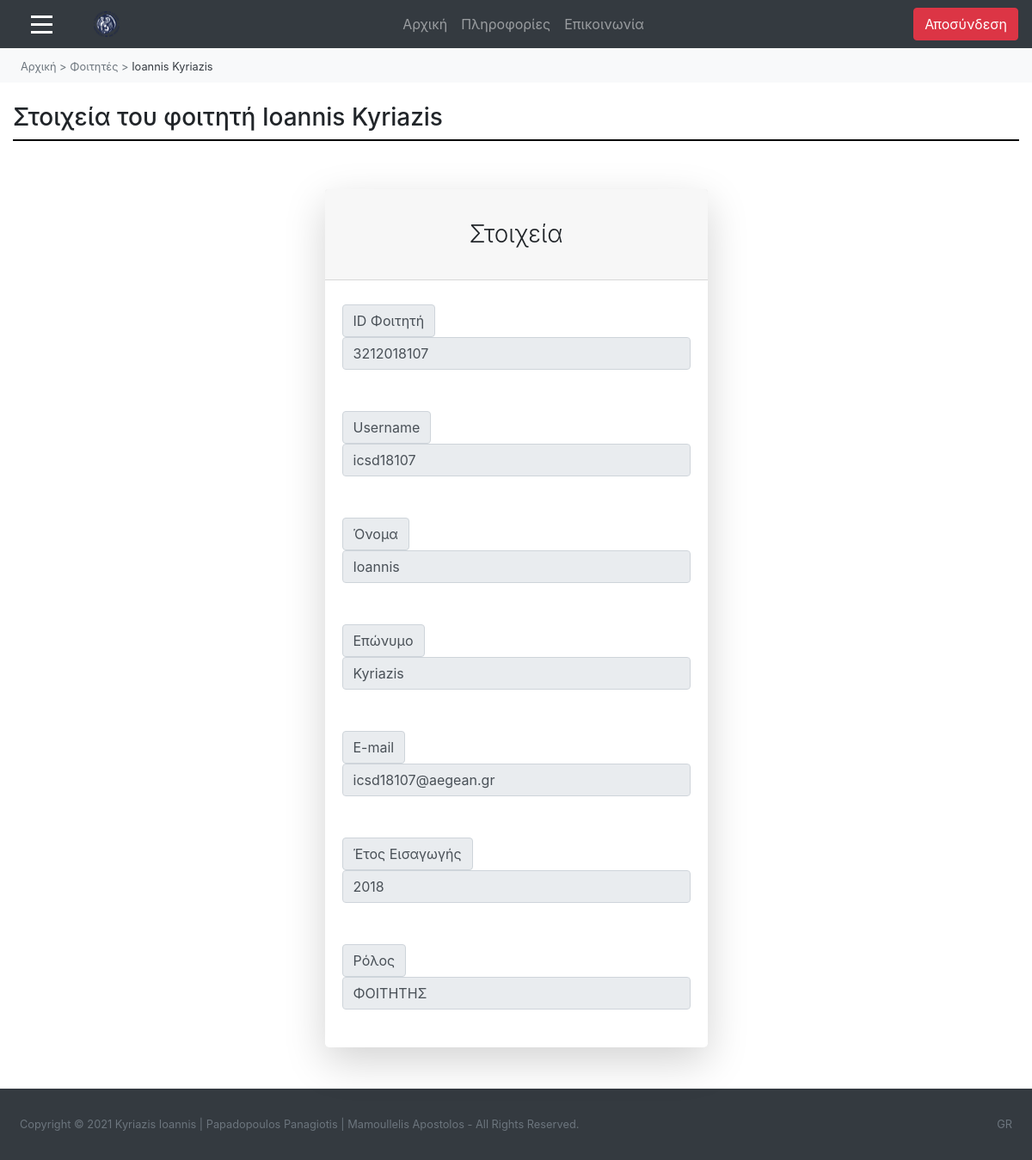
Screenshot of /ergasia-theorias/diaxeiristis-foitites-diavasma.php?AM_foititi=3212018107 (signed in) with the database file from the repository.
### tables this page shows
CREATE TABLE `omadaxrhsth_me_foititi` (
  `AM_foititi` varchar(10) NOT NULL,
  `username` varchar(50) NOT NULL
);

CREATE TABLE `foititis` (
  `AM_foititi` varchar(10) NOT NULL,
  `email_foititi` varchar(50) NOT NULL,
  `onoma_foititi` varchar(50) NOT NULL,
  `eponimo_foititi` varchar(50) NOT NULL,
  `etoseisagogis` int(4) NOT NULL,
  `oristikopoihmenh_dilosi` varchar(3) DEFAULT NULL
);

CREATE TABLE `omadaxrhsth` (
  `username` varchar(50) NOT NULL,
  `password` varchar(255) NOT NULL,
  `onoma_omadaxrhsth` varchar(50) NOT NULL
);

### ergasia-theorias/diaxeiristis-foitites-diavasma.php (the view, shortened to what this page needs)
<html>
<head>
        <link rel="stylesheet" href="style.css"/>
		<link rel="stylesheet" href="https://maxcdn.bootstrapcdn.com/bootstrap/4.5.2/css/bootstrap.min.css">
		<link rel="stylesheet" href="https://maxcdn.bootstrapcdn.com/bootstrap/4.0.0/css/bootstrap.min.css">
		<link href="https://cdn.datatables.net/1.10.20/css/dataTables.bootstrap4.min.css" rel="stylesheet" />
</head>
<?php
include "diaxeiristis-elegxos.php";
	include "syndesh-geniki.php";
$result = mysqli_query($link,"select * from foititis, omadaxrhsth, omadaxrhsth_me_foititi where foititis.AM_foititi='" . $_GET['AM_foititi'] . "' and omadaxrhsth.username=omadaxrhsth_me_foititi.username and foititis.AM_foititi=omadaxrhsth_me_foititi.AM_foititi");
$row= mysqli_fetch_array($result);
?>
<body>
<nav class="navbar navbar-expand-md bg-dark navbar-dark">
  <span class="" style="font-size:25px; cursor:pointer;" onclick="openNav()"><div class="symvolo-menu"></div>
																			<div class="symvolo-menu"></div>
																			<div class="symvolo-menu"></div></span>
  <a class="navbar-brand ml-5" href="diaxeiristis-arxiki.php">
	<img <img src="photos/foto_panepistimiou.png" width="30" height="30" alt="">
  </a>
  <div class="collapse navbar-collapse" id="collapse_target">
  <ul class="navbar-nav text-center w-100 justify-content-center">
    <li class="nav-item">
      <a class="nav-link" href="diaxeiristis-arxiki.php">Αρχική</a>
    </li>
	<li class="nav-item">
      <a class="nav-link" href="diaxeiristis-plirofories.php">Πληροφορίες</a>
    </li>
	<li class="nav-item">
      <a class="nav-link" href="diaxeiristis-epikoinonia.php">Επικοινωνία</a>
    </li>
  </ul>
  <ul class="nav navbar-nav ml-auto">
      <a href="logout.php" class="btn btn-danger mx-auto">
          <span class="glyphicon glyphicon-log-out"></span> Αποσύνδεση
		</a>
    </ul>
	</div>
</nav>
<nav class="nav text-dark bg-light py-2" name="navigation-menu">
	<ul class="nav pl-4">
		<li class="nav-item">
			<a href="diaxeiristis-arxiki.php" class="text-muted text-decoration-none small">Αρχική</a>
		</li>
		<li class="nav-item">
			<a class="text-muted text-decoration-none small">&nbsp;>&nbsp;</a>
		</li>
		<li class="nav-item">
			<a href="diaxeiristis-foitites.php" class="text-muted text-decoration-none small">Φοιτητές</a>
		</li>
		<li class="nav-item">
			<a class="text-muted text-decoration-none small">&nbsp;>&nbsp;</a>
		</li>
		<li class="nav-item active">
		<a class="text-dark small"><?php echo $row['onoma_foititi']; ?> <?php echo $row['eponimo_foititi']; ?></a>
		</li>
	</ul>
</nav>
<body>
<div class="container-fluid">
	<h3 class="mt-4">Στοιχεία του φοιτητή <?php echo $row['onoma_foititi']?> <?php echo $row['eponimo_foititi']?></h3>
	<div class="grammikatoapotitlo"></div>
	<div class="container">
            <div class="row justify-content-center">
                <div class="col-lg-5">
                    <div class="card shadow-lg border-0 rounded-lg mt-5">
                        <div class="card-header"><h3 class="text-center font-weight-light my-4">Στοιχεία</h3></div>
                            <div class="card-body">
							<form name="login" action="login.php" method="post">
                                    <div class="input-group-prepend mt-2"><span class="input-group-text">ID Φοιτητή</span></div>
									<input type="text" name="" class="form-control" value="<?php echo $row['AM_foititi']; ?>" disabled>
									<div class="input-group-prepend mt-5"><span class="input-group-text">Username</span></div>
                                    <input type="text" name="" class="form-control" value="<?php echo $row['username']; ?>" disabled>
                                    <div class="input-group-prepend mt-5"><span class="input-group-text">Όνομα</span></div>
                                    <input type="text" name="" class="form-control" value="<?php echo $row['onoma_foititi']; ?>" disabled>
									<div class="input-group-prepend mt-5"><span class="input-group-text">Επώνυμο</span></div>
                                    <input type="text" name="" class="form-control" value="<?php echo $row['eponimo_foititi']; ?>" disabled>
									<div class="input-group-prepend mt-5"><span class="input-group-text">E-mail</span></div>
                                    <input type="text" name="" class="form-control" value="<?php echo $row['email_foititi']; ?>" disabled>
									<div class="input-group-prepend mt-5"><span class="input-group-text">Έτος Εισαγωγής</span></div>
                                    <input type="text" name="" class="form-control" value="<?php echo $row['etoseisagogis']; ?>" disabled>
									<div class="input-group-prepend mt-5"><span class="input-group-text">Ρόλος</span></div>
                                    <input type="text" name="" class="form-control" value="<?php echo $row['onoma_omadaxrhsth']; ?>" disabled>
                            </form>
                        </div>
                        </div>
                </div>
            </div>
        </div>
</div>
<footer class="py-4 bg-dark mt-auto">
    <div class="container-fluid">
        <div class="d-flex small">
            <div class="text-muted p-2">Copyright © 2021 Kyriazis Ioannis | Papadopoulos Panagiotis | Mamoullelis Apostolos - All Rights Reserved.</div>
            <div class="text-muted ml-auto p-2">GR</div>
    </div>
</footer>
</body>
</html>

### ergasia-theorias/style.css (style rules this page uses)
.grammikatoapotitlo { display: block; margin-top: 0.5em; margin-bottom: 0.5em; margin-left: 0px; border-style: inset; border-width: 1px; border: 1px solid #000000; }
.symvolo-menu { width: 25px; height: 3px; background-color: white; margin: 6px 0; margin-left: 20px; }

### ergasia-theorias/diaxeiristis-foitites-diavasma.php (style rules this page uses)
.symvolo-menu { width: 25px; height: 3px; background-color: white; margin: 6px 0; margin-left: 20px; }

### rows the page displays
omadaxrhsth_me_foititi: AM_foititi.onoma_foititi "Ioannis", AM_foititi.eponimo_foititi "Kyriazis", AM_foititi "3212018107", username "icsd18107", AM_foititi.email_foititi "icsd18107@aegean.gr", AM_foititi.etoseisagogis "2018", username.onoma_omadaxrhsth "ΦΟΙΤΗΤΗΣ"
